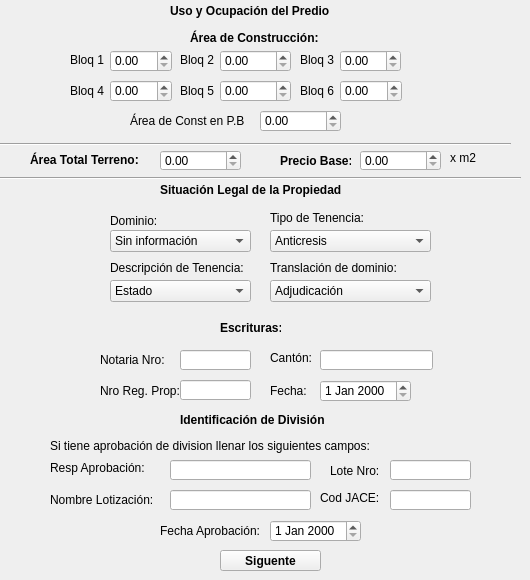
    <widget class="QWidget" name="tab_7">
     <attribute name="title">
      <string>Escr/Infr</string>
     </attribute>
     <widget class="QDoubleSpinBox" name="spnTotalTerreno">
      <property name="geometry">
       <rect>
        <x>160</x>
        <y>150</y>
        <width>81</width>
        <height>21</height>
       </rect>
      </property>
      <property name="maximum">
       <double>99999.000000000000000</double>
      </property>
     </widget>
     <widget class="QLineEdit" name="txtNroNotaria">
      <property name="geometry">
       <rect>
        <x>180</x>
        <y>350</y>
        <width>71</width>
        <height>20</height>
       </rect>
      </property>
      <property name="maxLength">
       <number>45</number>
      </property>
     </widget>
     <widget class="QLabel" name="label_62">
      <property name="geometry">
       <rect>
        <x>100</x>
        <y>380</y>
        <width>81</width>
        <height>21</height>
       </rect>
      </property>
      <property name="font">
       <font>
        <weight>50</weight>
        <bold>false</bold>
       </font>
      </property>
      <property name="text">
       <string>Nro Reg. Prop:</string>
      </property>
     </widget>
     <widget class="QLabel" name="label_49">
      <property name="geometry">
       <rect>
        <x>180</x>
        <y>80</y>
        <width>41</width>
        <height>21</height>
       </rect>
      </property>
      <property name="font">
       <font>
        <weight>50</weight>
        <bold>false</bold>
       </font>
      </property>
      <property name="text">
       <string>Bloq 5</string>
      </property>
     </widget>
     <widget class="QLabel" name="label_58">
      <property name="geometry">
       <rect>
        <x>270</x>
        <y>210</y>
        <width>101</width>
        <height>16</height>
       </rect>
      </property>
      <property name="font">
       <font>
        <weight>50</weight>
        <bold>false</bold>
       </font>
      </property>
      <property name="text">
       <string>Tipo de Tenencia:</string>
      </property>
     </widget>
     <widget class="QDateEdit" name="datFecAprob">
      <property name="geometry">
       <rect>
        <x>270</x>
        <y>520</y>
        <width>91</width>
        <height>22</height>
       </rect>
      </property>
     </widget>
     <widget class="QLabel" name="label_60">
      <property name="geometry">
       <rect>
        <x>100</x>
        <y>350</y>
        <width>71</width>
        <height>20</height>
       </rect>
      </property>
      <property name="font">
       <font>
        <weight>50</weight>
        <bold>false</bold>
       </font>
      </property>
      <property name="text">
       <string>Notaria Nro:</string>
      </property>
     </widget>
     <widget class="QLabel" name="label_63">
      <property name="geometry">
       <rect>
        <x>270</x>
        <y>380</y>
        <width>41</width>
        <height>21</height>
       </rect>
      </property>
      <property name="font">
       <font>
        <weight>50</weight>
        <bold>false</bold>
       </font>
      </property>
      <property name="text">
       <string>Fecha:</string>
      </property>
     </widget>
     <widget class="QLabel" name="label_55">
      <property name="geometry">
       <rect>
        <x>110</x>
        <y>210</y>
        <width>51</width>
        <height>21</height>
       </rect>
      </property>
      <property name="font">
       <font>
        <weight>50</weight>
        <bold>false</bold>
       </font>
      </property>
      <property name="text">
       <string>Dominio:</string>
      </property>
     </widget>
     <widget class="QDoubleSpinBox" name="spnBloqUno">
      <property name="geometry">
       <rect>
        <x>110</x>
        <y>50</y>
        <width>62</width>
        <height>22</height>
       </rect>
      </property>
      <property name="maximum">
       <double>99999.000000000000000</double>
      </property>
     </widget>
     <widget class="QLabel" name="label_69">
      <property name="geometry">
       <rect>
        <x>330</x>
        <y>460</y>
        <width>51</width>
        <height>21</height>
       </rect>
      </property>
      <property name="font">
       <font>
        <weight>50</weight>
        <bold>false</bold>
       </font>
      </property>
      <property name="text">
       <string>Lote Nro:</string>
      </property>
     </widget>
     <widget class="QLabel" name="label_59">
      <property name="geometry">
       <rect>
        <x>220</x>
        <y>320</y>
        <width>61</width>
        <height>16</height>
       </rect>
      </property>
      <property name="font">
       <font>
        <weight>75</weight>
        <bold>true</bold>
       </font>
      </property>
      <property name="text">
       <string>Escrituras:</string>
      </property>
     </widget>
     <widget class="QLabel" name="label_45">
      <property name="geometry">
       <rect>
        <x>190</x>
        <y>30</y>
        <width>141</width>
        <height>16</height>
       </rect>
      </property>
      <property name="font">
       <font>
        <weight>75</weight>
        <bold>true</bold>
       </font>
      </property>
      <property name="text">
       <string>Área de Construcción:</string>
      </property>
     </widget>
     <widget class="QDateEdit" name="datFecNotaria">
      <property name="geometry">
       <rect>
        <x>320</x>
        <y>380</y>
        <width>91</width>
        <height>22</height>
       </rect>
      </property>
     </widget>
     <widget class="QLineEdit" name="txtNroLote">
      <property name="geometry">
       <rect>
        <x>390</x>
        <y>460</y>
        <width>81</width>
        <height>20</height>
       </rect>
      </property>
      <property name="maxLength">
       <number>20</number>
      </property>
     </widget>
     <widget class="QLabel" name="label_65">
      <property name="geometry">
       <rect>
        <x>50</x>
        <y>460</y>
        <width>111</width>
        <height>16</height>
       </rect>
      </property>
      <property name="font">
       <font>
        <weight>50</weight>
        <bold>false</bold>
       </font>
      </property>
      <property name="text">
       <string>Resp Aprobación:</string>
      </property>
     </widget>
     <widget class="QLabel" name="label_64">
      <property name="geometry">
       <rect>
        <x>180</x>
        <y>410</y>
        <width>151</width>
        <height>20</height>
       </rect>
      </property>
      <property name="font">
       <font>
        <weight>75</weight>
        <bold>true</bold>
       </font>
      </property>
      <property name="text">
       <string>Identificación de División</string>
      </property>
     </widget>
     <widget class="QDoubleSpinBox" name="spnBloqTres">
      <property name="geometry">
       <rect>
        <x>340</x>
        <y>50</y>
        <width>61</width>
        <height>22</height>
       </rect>
      </property>
      <property name="maximum">
       <double>99999.000000000000000</double>
      </property>
     </widget>
     <widget class="QLineEdit" name="txtCodJace">
      <property name="geometry">
       <rect>
        <x>390</x>
        <y>490</y>
        <width>81</width>
        <height>20</height>
       </rect>
      </property>
     </widget>
     <widget class="QDoubleSpinBox" name="spnBloqCuatro">
      <property name="geometry">
       <rect>
        <x>110</x>
        <y>80</y>
        <width>62</width>
        <height>22</height>
       </rect>
      </property>
      <property name="maximum">
       <double>99999.000000000000000</double>
      </property>
     </widget>
     <widget class="QLabel" name="label_54">
      <property name="geometry">
       <rect>
        <x>160</x>
        <y>180</y>
        <width>181</width>
        <height>20</height>
       </rect>
      </property>
      <property name="font">
       <font>
        <weight>75</weight>
        <bold>true</bold>
       </font>
      </property>
      <property name="text">
       <string>Situación Legal de la Propiedad</string>
      </property>
     </widget>
     <widget class="QLabel" name="label_61">
      <property name="geometry">
       <rect>
        <x>270</x>
        <y>350</y>
        <width>41</width>
        <height>16</height>
       </rect>
      </property>
      <property name="font">
       <font>
        <weight>50</weight>
        <bold>false</bold>
       </font>
      </property>
      <property name="text">
       <string>Cantón:</string>
      </property>
     </widget>
     <widget class="QDoubleSpinBox" name="spnBloqDos">
      <property name="geometry">
       <rect>
        <x>220</x>
        <y>50</y>
        <width>71</width>
        <height>22</height>
       </rect>
      </property>
      <property name="maximum">
       <double>99999.000000000000000</double>
      </property>
     </widget>
     <widget class="QLabel" name="label_51">
      <property name="geometry">
       <rect>
        <x>300</x>
        <y>50</y>
        <width>41</width>
        <height>20</height>
       </rect>
      </property>
      <property name="font">
       <font>
        <weight>50</weight>
        <bold>false</bold>
       </font>
      </property>
      <property name="text">
       <string>Bloq 3</string>
      </property>
     </widget>
     <widget class="QDoubleSpinBox" name="spnBloqCinco">
      <property name="geometry">
       <rect>
        <x>220</x>
        <y>80</y>
        <width>71</width>
        <height>22</height>
       </rect>
      </property>
      <property name="maximum">
       <double>99999.000000000000000</double>
      </property>
     </widget>
     <widget class="QLabel" name="label_46">
      <property name="geometry">
       <rect>
        <x>70</x>
        <y>50</y>
        <width>41</width>
        <height>20</height>
       </rect>
      </property>
      <property name="font">
       <font>
        <weight>50</weight>
        <bold>false</bold>
       </font>
      </property>
      <property name="text">
       <string>Bloq 1</string>
      </property>
     </widget>
     <widget class="QLineEdit" name="txtCanNotaria">
      <property name="geometry">
       <rect>
        <x>320</x>
        <y>350</y>
        <width>113</width>
        <height>20</height>
       </rect>
      </property>
      <property name="maxLength">
       <number>45</number>
      </property>
     </widget>
     <widget class="QLabel" name="label_57">
      <property name="geometry">
       <rect>
        <x>270</x>
        <y>260</y>
        <width>141</width>
        <height>16</height>
       </rect>
      </property>
      <property name="font">
       <font>
        <weight>50</weight>
        <bold>false</bold>
       </font>
      </property>
      <property name="text">
       <string>Translación de dominio:</string>
      </property>
     </widget>
     <widget class="QDoubleSpinBox" name="spnBloqSeis">
      <property name="geometry">
       <rect>
        <x>340</x>
        <y>80</y>
        <width>62</width>
        <height>22</height>
       </rect>
      </property>
      <property name="maximum">
       <double>99999.000000000000000</double>
      </property>
     </widget>
     <widget class="QLabel" name="label_47">
      <property name="geometry">
       <rect>
        <x>180</x>
        <y>50</y>
        <width>41</width>
        <height>20</height>
       </rect>
      </property>
      <property name="font">
       <font>
        <weight>50</weight>
        <bold>false</bold>
       </font>
      </property>
      <property name="text">
       <string>Bloq 2</string>
      </property>
     </widget>
     <widget class="QLabel" name="label_66">
      <property name="geometry">
       <rect>
        <x>320</x>
        <y>490</y>
        <width>61</width>
        <height>16</height>
       </rect>
      </property>
      <property name="font">
       <font>
        <weight>50</weight>
        <bold>false</bold>
       </font>
      </property>
      <property name="text">
       <string>Cod JACE:</string>
      </property>
     </widget>
     <widget class="QLabel" name="label_48">
      <property name="geometry">
       <rect>
        <x>70</x>
        <y>80</y>
        <width>41</width>
        <height>21</height>
       </rect>
      </property>
      <property name="font">
       <font>
        <weight>50</weight>
        <bold>false</bold>
       </font>
      </property>
      <property name="text">
       <string>Bloq 4</string>
      </property>
     </widget>
     <widget class="QLineEdit" name="txtResDiv">
      <property name="geometry">
       <rect>
        <x>170</x>
        <y>460</y>
        <width>141</width>
        <height>20</height>
       </rect>
      </property>
      <property name="maxLength">
       <number>45</number>
      </property>
     </widget>
     <widget class="QDoubleSpinBox" name="spnAreaFrente">
      <property name="geometry">
       <rect>
        <x>260</x>
        <y>110</y>
        <width>81</width>
        <height>22</height>
       </rect>
      </property>
      <property name="maximum">
       <double>99999.000000000000000</double>
      </property>
     </widget>
     <widget class="QLabel" name="label_52">
      <property name="geometry">
       <rect>
        <x>30</x>
        <y>149</y>
        <width>111</width>
        <height>21</height>
       </rect>
      </property>
      <property name="font">
       <font>
        <weight>75</weight>
        <bold>true</bold>
       </font>
      </property>
      <property name="text">
       <string>Área Total Terreno:</string>
      </property>
     </widget>
     <widget class="QLabel" name="label_56">
      <property name="geometry">
       <rect>
        <x>110</x>
        <y>260</y>
        <width>141</width>
        <height>16</height>
       </rect>
      </property>
      <property name="font">
       <font>
        <weight>50</weight>
        <bold>false</bold>
       </font>
      </property>
      <property name="text">
       <string>Descripción de Tenencia:</string>
      </property>
     </widget>
     <widget class="QLabel" name="label_68">
      <property name="geometry">
       <rect>
        <x>50</x>
        <y>490</y>
        <width>111</width>
        <height>20</height>
       </rect>
      </property>
      <property name="font">
       <font>
        <weight>50</weight>
        <bold>false</bold>
       </font>
      </property>
      <property name="text">
       <string>Nombre Lotización:</string>
      </property>
     </widget>
     <widget class="QLabel" name="label_53">
      <property name="geometry">
       <rect>
        <x>130</x>
        <y>110</y>
        <width>121</width>
        <height>21</height>
       </rect>
      </property>
      <property name="font">
       <font>
        <weight>50</weight>
        <bold>false</bold>
       </font>
      </property>
      <property name="text">
       <string>Área de Const en P.B</string>
      </property>
     </widget>
     <widget class="QLineEdit" name="txtNomLote">
      <property name="geometry">
       <rect>
        <x>170</x>
        <y>490</y>
        <width>141</width>
        <height>20</height>
       </rect>
      </property>
      <property name="maxLength">
       <number>45</number>
      </property>
     </widget>
     <widget class="QLabel" name="label_70">
      <property name="geometry">
       <rect>
        <x>50</x>
        <y>435</y>
        <width>361</width>
        <height>21</height>
       </rect>
      </property>
      <property name="font">
       <font>
        <weight>50</weight>
        <bold>false</bold>
       </font>
      </property>
      <property name="text">
       <string>Si tiene aprobación de division llenar los siguientes campos:</string>
      </property>
     </widget>
     <widget class="QLabel" name="label_67">
      <property name="geometry">
       <rect>
        <x>160</x>
        <y>520</y>
        <width>111</width>
        <height>21</height>
       </rect>
      </property>
      <property name="font">
       <font>
        <weight>50</weight>
        <bold>false</bold>
       </font>
      </property>
      <property name="text">
       <string>Fecha Aprobación:</string>
      </property>
     </widget>
     <widget class="QLineEdit" name="txtNroRegPro">
      <property name="geometry">
       <rect>
        <x>180</x>
        <y>380</y>
        <width>71</width>
        <height>20</height>
       </rect>
      </property>
      <property name="maxLength">
       <number>45</number>
      </property>
     </widget>
     <widget class="QLabel" name="label_50">
      <property name="geometry">
       <rect>
        <x>300</x>
        <y>80</y>
        <width>41</width>
        <height>21</height>
       </rect>
      </property>
      <property name="font">
       <font>
        <weight>50</weight>
        <bold>false</bold>
       </font>
      </property>
      <property name="text">
       <string>Bloq 6</string>
      </property>
     </widget>
     <widget class="QLabel" name="label_118">
      <property name="geometry">
       <rect>
        <x>170</x>
        <y>0</y>
        <width>161</width>
        <height>21</height>
       </rect>
      </property>
      <property name="font">
       <font>
        <weight>75</weight>
        <bold>true</bold>
       </font>
      </property>
      <property name="text">
       <string>Uso y Ocupación del Predio</string>
      </property>
     </widget>
     <widget class="QPushButton" name="btnSiguiente_3">
      <property name="geometry">
       <rect>
        <x>220</x>
        <y>550</y>
        <width>101</width>
        <height>21</height>
       </rect>
      </property>
      <property name="font">
       <font>
        <weight>75</weight>
        <bold>true</bold>
       </font>
      </property>
      <property name="text">
       <string>Siguente</string>
      </property>
     </widget>
     <widget class="QComboBox" name="cboDominio">
      <property name="geometry">
       <rect>
        <x>110</x>
        <y>230</y>
        <width>141</width>
        <height>22</height>
       </rect>
      </property>
      <item>
       <property name="text">
        <string>Sin información</string>
       </property>
      </item>
      <item>
       <property name="text">
        <string>Natural</string>
       </property>
      </item>
      <item>
       <property name="text">
        <string>Jurídica Pública</string>
       </property>
      </item>
      <item>
       <property name="text">
        <string>Jurídica Privada</string>
       </property>
      </item>
     </widget>
     <widget class="QComboBox" name="cboTenencia">
      <property name="geometry">
       <rect>
        <x>270</x>
        <y>230</y>
        <width>161</width>
        <height>22</height>
       </rect>
      </property>
      <item>
       <property name="text">
        <string>Anticresis</string>
       </property>
      </item>
      <item>
       <property name="text">
        <string>Arrendada</string>
       </property>
      </item>
      <item>
       <property name="text">
        <string>Por Servicios</string>
       </property>
      </item>
      <item>
       <property name="text">
        <string>Prestada o Cedida</string>
       </property>
      </item>
      <item>
       <property name="text">
        <string>Propia</string>
       </property>
      </item>
      <item>
       <property name="text">
        <string>Propia y la está pagando</string>
       </property>
      </item>
      <item>
       <property name="text">
        <string>Propia y totalmente pagada</string>
       </property>
      </item>
     </widget>
     <widget class="QComboBox" name="cboTransDominio">
      <property name="geometry">
       <rect>
        <x>270</x>
        <y>280</y>
        <width>161</width>
        <height>22</height>
       </rect>
      </property>
      <item>
       <property name="text">
        <string>Adjudicación</string>
       </property>
      </item>
      <item>
       <property name="text">
        <string>Compra-Venta</string>
       </property>
      </item>
      <item>
       <property name="text">
        <string>Donación</string>
       </property>
      </item>
      <item>
       <property name="text">
        <string>Herencia</string>
       </property>
      </item>
      <item>
       <property name="text">
        <string>Otro</string>
       </property>
      </item>
      <item>
       <property name="text">
        <string>Partición</string>
       </property>
      </item>
      <item>
       <property name="text">
        <string>Permuta</string>
       </property>
      </item>
      <item>
       <property name="text">
        <string>Posesión</string>
       </property>
      </item>
      <item>
       <property name="text">
        <string>Remate</string>
       </property>
      </item>
     </widget>
     <widget class="QComboBox" name="cboDescTenencia">
      <property name="geometry">
       <rect>
        <x>110</x>
        <y>280</y>
        <width>141</width>
        <height>22</height>
       </rect>
      </property>
      <item>
       <property name="text">
        <string>Estado</string>
       </property>
      </item>
      <item>
       <property name="text">
        <string>Municipal</string>
       </property>
      </item>
      <item>
       <property name="text">
        <string>C. Provincial</string>
       </property>
      </item>
      <item>
       <property name="text">
        <string>Comuna</string>
       </property>
      </item>
      <item>
       <property name="text">
        <string>Curia</string>
       </property>
      </item>
      <item>
       <property name="text">
        <string>Asociacion</string>
       </property>
      </item>
      <item>
       <property name="text">
        <string>Cooperativa</string>
       </property>
      </item>
      <item>
       <property name="text">
        <string>Compañia</string>
       </property>
      </item>
      <item>
       <property name="text">
        <string>Misiones Religiosas</string>
       </property>
      </item>
      <item>
       <property name="text">
        <string>Particular</string>
       </property>
      </item>
      <item>
       <property name="text">
        <string>Asist. Social</string>
       </property>
      </item>
      <item>
       <property name="text">
        <string>Gob. Extranj</string>
       </property>
      </item>
      <item>
       <property name="text">
        <string>Otros</string>
       </property>
      </item>
     </widget>
     <widget class="QDoubleSpinBox" name="spnPrecio">
      <property name="geometry">
       <rect>
        <x>360</x>
        <y>150</y>
        <width>81</width>
        <height>21</height>
       </rect>
      </property>
     </widget>
     <widget class="QLabel" name="label_112">
      <property name="geometry">
       <rect>
        <x>280</x>
        <y>150</y>
        <width>71</width>
        <height>21</height>
       </rect>
      </property>
      <property name="font">
       <font>
        <weight>75</weight>
        <bold>true</bold>
       </font>
      </property>
      <property name="text">
       <string>Precio Base:</string>
      </property>
     </widget>
     <widget class="QLabel" name="label_135">
      <property name="geometry">
       <rect>
        <x>450</x>
        <y>150</y>
        <width>46</width>
        <height>16</height>
       </rect>
      </property>
      <property name="text">
       <string>x m2</string>
      </property>
     </widget>
     <widget class="Line" name="line_2">
      <property name="geometry">
       <rect>
        <x>0</x>
        <y>136</y>
        <width>511</width>
        <height>16</height>
       </rect>
      </property>
      <property name="orientation">
       <enum>Qt::Horizontal</enum>
      </property>
     </widget>
     <widget class="Line" name="line_3">
      <property name="geometry">
       <rect>
        <x>0</x>
        <y>170</y>
        <width>521</width>
        <height>16</height>
       </rect>
      </property>
      <property name="orientation">
       <enum>Qt::Horizontal</enum>
      </property>
     </widget>
    </widget>
